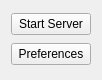
<?xml version="1.0" encoding="UTF-8"?>
<ui version="4.0">
 <class>MainMenu</class>
 <widget class="QWidget" name="MainMenu">
  <property name="geometry">
   <rect>
    <x>0</x>
    <y>0</y>
    <width>102</width>
    <height>80</height>
   </rect>
  </property>
  <layout class="QVBoxLayout" name="verticalLayout">
   <item>
    <widget class="QPushButton" name="startButton">
     <property name="toolTip">
      <string>&lt;html&gt;&lt;head/&gt;&lt;body&gt;&lt;p&gt;Attempts to start the server on the given Port.&lt;/p&gt;&lt;/body&gt;&lt;/html&gt;</string>
     </property>
     <property name="text">
      <string>Start Server</string>
     </property>
    </widget>
   </item>
   <item>
    <widget class="QPushButton" name="settingsButton">
     <property name="text">
      <string>Preferences</string>
     </property>
    </widget>
   </item>
  </layout>
 </widget>
 <resources/>
 <connections/>
</ui>
